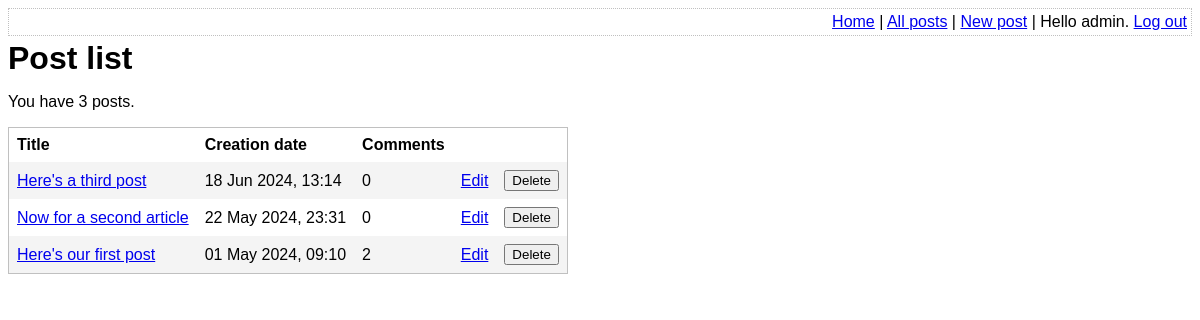
/list-posts.php (signed in), run on the app's committed database.
### tables this page shows
CREATE TABLE post (
	id INTEGER PRIMARY KEY AUTOINCREMENT NOT NULL,
	title VARCHAR NOT NULL,
	body VARCHAR NOT NULL,
	user_id INTEGER NOT NULL,
	created_at VARCHAR NOT NULL,
	updated_at VARCHAR,
	FOREIGN KEY (user_id) REFERENCES user(id)
);

### lib/common.php (called while the page is built, shortened)
<?php
function htmlEscape($html)
{
    return htmlspecialchars($html, ENT_HTML5, 'UTF-8');
}
function convertSqlDate($sqlDate)
{
    $date = DateTime::createFromFormat('Y-m-d H:i:s', $sqlDate);
    return $date->format('d M Y, H:i');
}
function getAllPosts(PDO $pdo)
{
    $stmt = $pdo->query(
        'SELECT
            id, title, created_at, body,
            (SELECT COUNT(*) FROM comment WHERE comment.post_id = post.id) comment_count
        FROM
            post
        ORDER BY
            created_at DESC'
    );
    return $stmt->fetchAll(PDO::FETCH_ASSOC);
}

### list-posts.php (the view, shortened to what this page needs)
<?php
require_once 'lib/common.php';
$pdo = getPDO();
$posts = getAllPosts($pdo);
?>
<!DOCTYPE html>
<html>
    <head>
        <?php require 'templates/head.php' ?>
    </head>
    <body>
        <?php require 'templates/top-menu.php' ?>
        <h1>Post list</h1>
        <p>You have <?php echo count($posts) ?> posts.
        <form method="post">
            <table id="post-list">
                <thead>
                    <tr>
                        <th>Title</th>
                        <th>Creation date</th>
                        <th>Comments</th>
                        <th />
                        <th />
                    </tr>
                </thead>
                <tbody>
                    <?php foreach ($posts as $post): ?>
                        <tr>
                            <td>
                                <a
                                    href="view-post.php?post_id=<?php echo $post['id']?>"
                                ><?php echo htmlEscape($post['title']) ?></a>
                            </td>
                            <td>
                                <?php echo convertSqlDate($post['created_at']) ?>
                            </td>
                            <td>
                                <?php echo $post['comment_count'] ?>
                            </td>
                            <td>
                                <a href="edit-post.php?post_id=<?php echo $post['id']?>">Edit</a>
                            </td>
                            <td>
                                <input
                                    type="submit"
                                    name="delete-post[<?php echo $post['id']?>]"
                                    value="Delete"
                                />
                            </td>
                        </tr>
                    <?php endforeach ?>
                </tbody>
            </table>
        </form>
    </body>
</html>

### assets/main.css (style rules this page uses)
h1, h2, h3 { margin-top: 0; margin-bottom: 8px; }
body { font-family: sans-serif; }
#post-list { border-collapse: collapse; border: 1px solid silver; }
#post-list td, #post-list th { padding: 8px; text-align: left; }
#post-list tbody tr:nth-child(odd) { background-color: #f4f4f4; }

### data on the page
post: title "Here's a third post", created_at "18 Jun 2024, 13:14", comment_count "0"
post: title "Now for a second article", created_at "22 May 2024, 23:31", comment_count "0"
post: title "Here's our first post", created_at "01 May 2024, 09:10", comment_count "2"

### other printed values
htmlEscape(getAuthUser()) "admin"
count($posts) "3"
